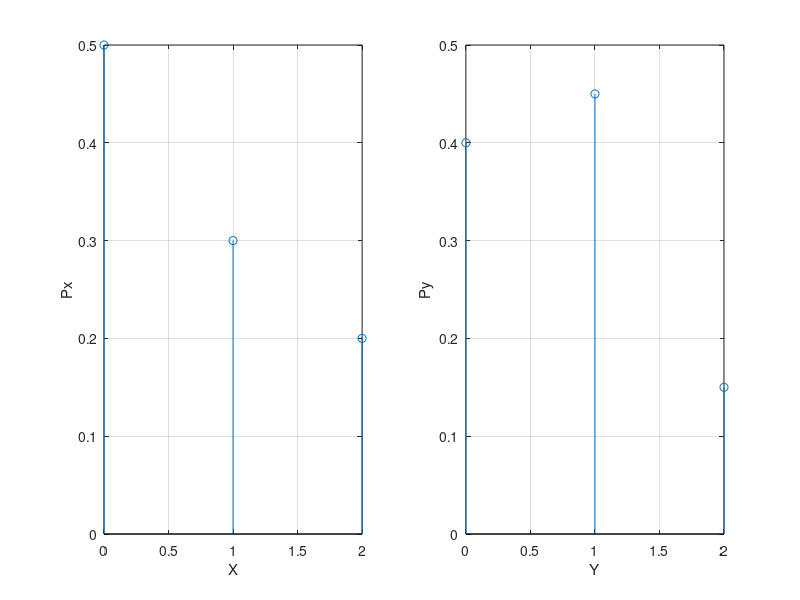

The MATLAB source for this figure: (Note: this script raises an error after producing the figure.)

% 1 a) -------------------------
fprintf("Exercicio 1 a)\n")


% Definindo a matriz de distribuição conjunta
PXY = [0.3 0.2 0; 
       0.1 0.15 0.05; 
         0 0.1 0.1];

soma_colunas = sum(PXY,1);  % soma colunas probY

soma_linhas = sum(PXY,2); % soma linhas probX

fprintf("FMP marginal de X:\t");
for i = 1:3
    fprintf("f(%d) = %.2f\t", i - 1, soma_linhas(i));
end

fprintf("\nFMP marginal de Y:\t");
for i = 1:3
    fprintf("f(%d) = %.2f\t", i - 1, soma_colunas(i));
end

% representação massa probabilidade grafico stem
x = [0:2];

subplot(1,2,1);
stem(x, soma_linhas);
xlabel("X")
ylabel("Px")
grid on;


subplot(1,2,2);
stem(x, soma_colunas);
xlabel("Y")
ylabel("Py")
grid on;

sgtitle("Funções massa de probabilidade marginais de X e Y");


% 1 b) -------------------------
fprintf("\nExercicio 1 b)")


media_x = 0;
var_x = 0;
for x = 0:2
    media_x = media_x + x * soma_linhas(x + 1);
    var_x = var_x + x^2 * soma_linhas(x + 1);
end
var_x = var_x - media_x^2;

media_y = 0;
var_y = 0;
for y = 0:2
    media_y = media_y + y * soma_colunas(y + 1);
    var_y = var_y + y^2 * soma_colunas(y + 1);
end
var_y = var_y - media_y^2;

fprintf("\nVariável X:  media = %f, variância = %f", media_x, var_x);

fprintf("\nVariável Y:  media = %f, variância = %f", media_y, var_y);


% 1 c) -------------------------
fprintf("\nExercicio 1 c)")

media_XY = 0;
for x = 1:3
    
    for y = 1:3
        
        media_XY = media_XY + PXY(x,y) * (x - 1) * (y - 1);
    end
end

correlacao_XY = media_XY;
covariancia_XY = media_XY - (media_x * media_y);
coeficiente_correlacao_XY = covariancia_XY / (sqrt(var_y) * sqrt(var_x));


fprintf("\nCorrelação XY:  %f", correlacao_XY);
fprintf("\nCovariância XY:  %f", covariancia_XY);
fprintf("\nCoeficiente de Correlação entre X e Y:  %f", coeficiente_correlacao_XY);


